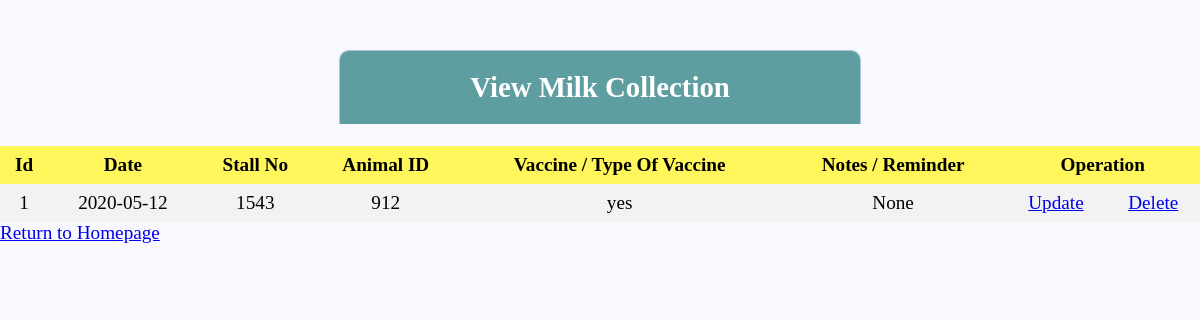
The page /viewvaccine.php on the database its author committed.
### tables this page shows
CREATE TABLE `vaccine` (
  `id` int(11) NOT NULL,
  `date` date DEFAULT NULL,
  `stallno` int(255) DEFAULT NULL,
  `animalid` int(255) DEFAULT NULL,
  `vaccine` text,
  `notes` text NOT NULL
);

### viewvaccine.php (the view, shortened to what this page needs)
<?php
include_once('viewvaccineinc.php');
$query = "SELECT * FROM vaccine";
$results = mysqli_query($db, $query);
?>
<!DOCTYPE html>
<html>
<head>
  <link rel="stylesheet" type="text/css" href="styleview.css">
</head>
<body>
<div class="header">
	<h2>View Milk Collection </h2>
</div><br>
<table>
      <tr>
		  <th>Id</th>
          <th>Date</th>
          <th>Stall No</th>
          <th>Animal ID</th>
          <th>Vaccine / Type Of Vaccine</th>
          <th>Notes / Reminder</th>
		  <th colspan="2">Operation</th>
		  </tr>
		<?php
		while($rows=mysqli_fetch_assoc($results))
		{
	?>
	        <tr>
			<td><?php echo $rows['id'];?></td>
			<td><?php echo $rows['date'];?></td>
			<td><?php echo $rows['stallno'];?></td>
			<td><?php echo $rows['animalid'];?></td>
			<td><?php echo $rows['vaccine'];?></td>
			<td><?php echo $rows['notes'];?></td>
			<td><a href='updatevaccine.php?id=<?php echo $rows['id']; ?>& date=<?php echo $rows['date'];?>& stallno=<?php echo $rows['stallno'];?>& animalid=<?php echo $rows['animalid'];?>& vaccine=<?php echo $rows['vaccine'];?>& notes=<?php echo $rows['notes'];?>'>Update</a></td>
			<td><a href='deletevaccine.php?id=<?php echo $rows['id']; ?>& date=<?php echo $rows['date'];?>& stallno=<?php echo $rows['stallno'];?>& animalid=<?php echo $rows['animalid'];?>& vaccine=<?php echo $rows['vaccine'];?>& notes=<?php echo $rows['notes'];?>'>Delete</a></td>
			</tr>
		<?php
		}
		?>
    </table>
	<div class="footer">
	<a href="index.php">Return to Homepage</a>
	</div>
	</html>

### styleview.css (style rules this page uses)
* { margin: 0px; padding: 0px; }
body { font-size: 120%; background: #F8F8FF; }
.header { width: 40%; margin: 50px auto 0px; color: white; background: #5F9EA0; text-align: center; border: 1px solid #B0C4DE; border-bottom: none; border-radius: 10px 10px 0px 0px; padding: 20px; }
table { border-collapse: collapse; width: 100%; }
th, td { text-align: center; padding: 8px; }
tr:nth-child(even) { background-color: #f2f2f2 }
th { background-color: #FEF65B; color: black; }

### rows shown on the page
vaccine: id "1", date "2020-05-12", stallno "1543", animalid "912", vaccine "yes", notes "None"
